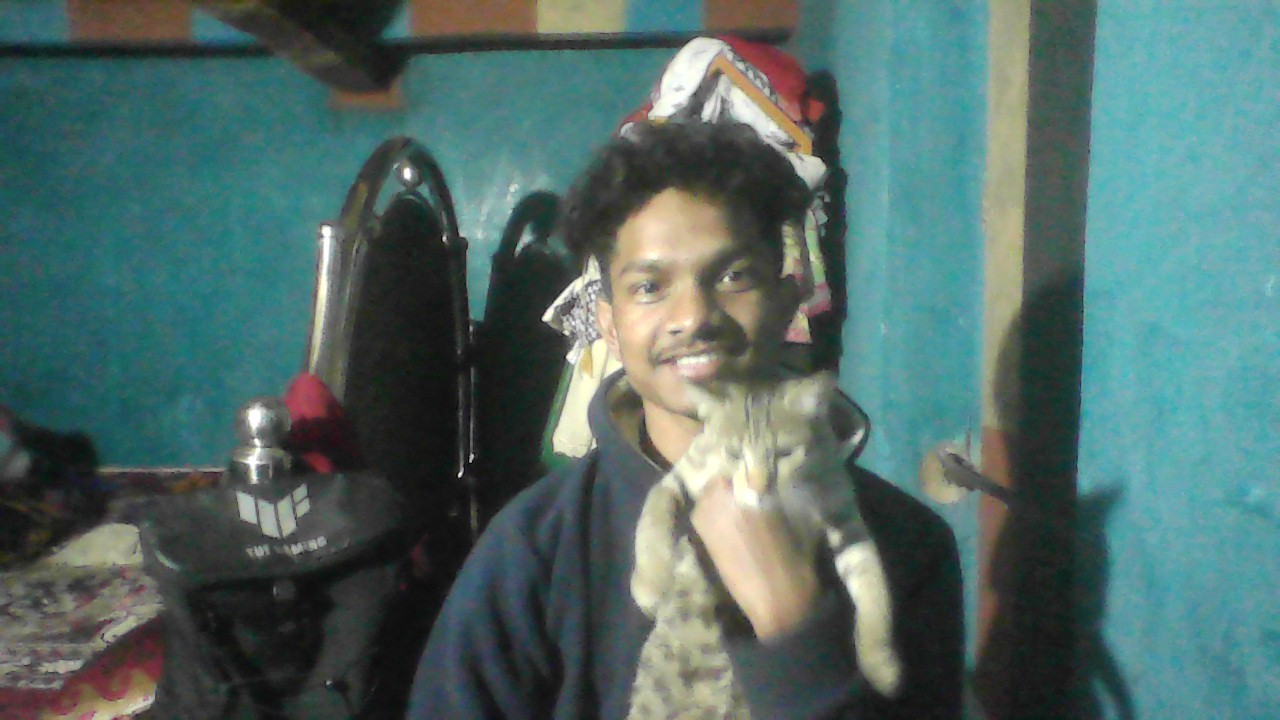
#> input picture OpenCV/imageProcessing---/billa.jpg, 1280 x 720 px
$ python contours2.py
#> lines starting #> are read from the running program, lines starting #| are printed output that depends on the picture; after the words box and inside, x2 and y2 are one past the last pixel; in counts of white or black regions, pixels touching at a corner belong together
# lets draw on image based on contour---
import cv2 as cv
pic=input("Enter the path of the image:")
#> the answer given: ../imageProcessing---/billa.jpg
image=cv.imread(pic)
#> image is the input picture: shape (720, 1280, 3); mean B, G, R 103.7, 106.8, 80.8
gray=cv.cvtColor(image,cv.COLOR_RGB2GRAY)
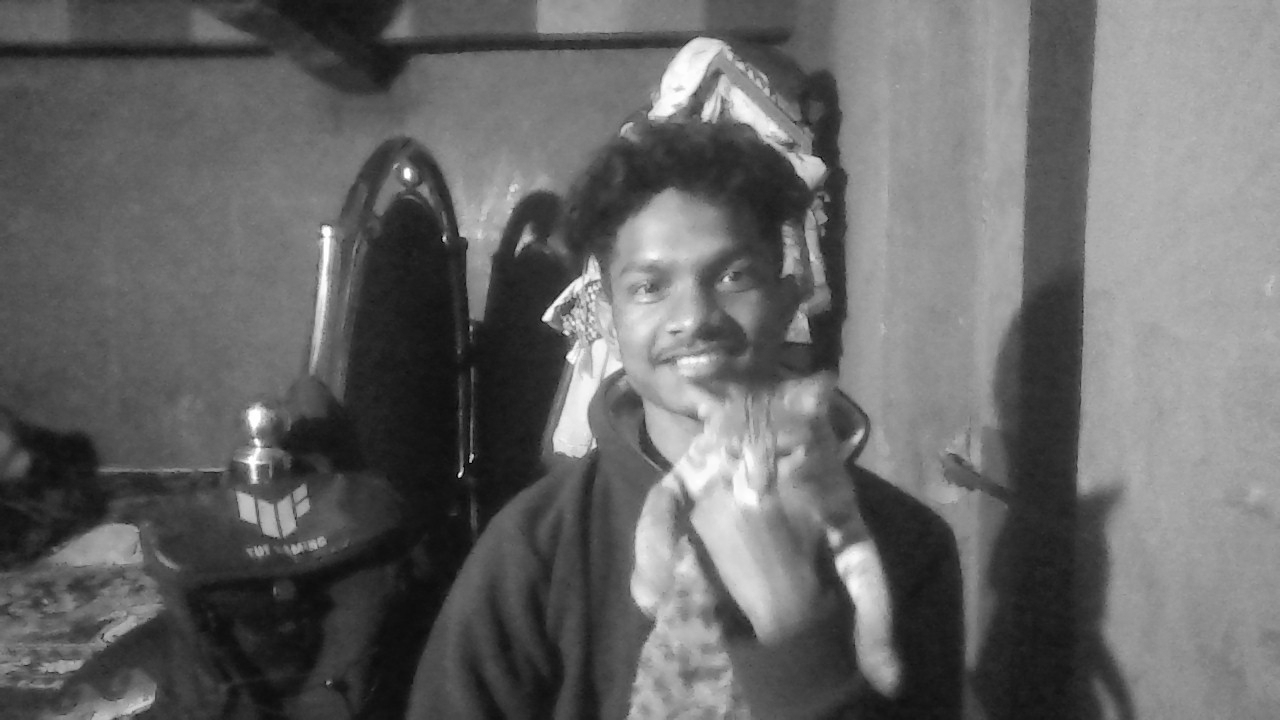
#> gray: shape (720, 1280); min 0, max 255, mean 102.9
_,threshold=cv.threshold(gray,130,255,cv.THRESH_BINARY)
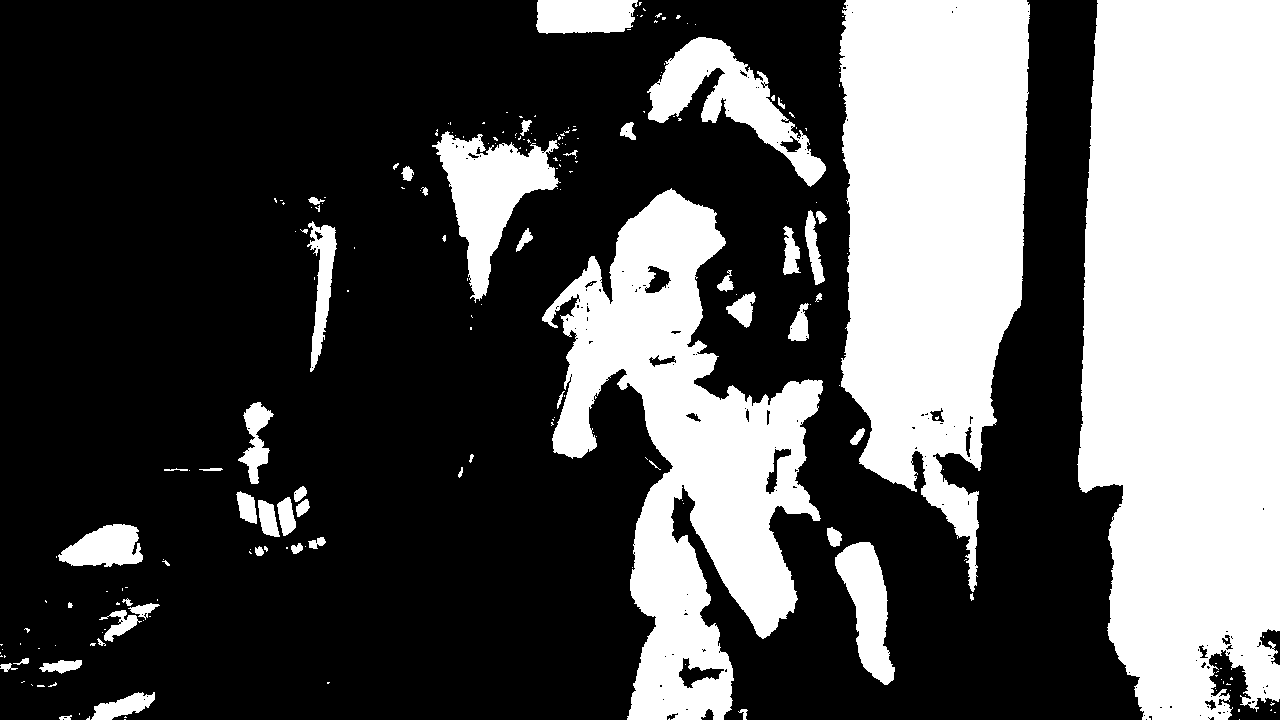
#> threshold: shape (720, 1280); 34% white; 219 white regions (163 under 20 px)


contours, hierarchy=cv.findContours(threshold,cv.RETR_TREE,cv.CHAIN_APPROX_SIMPLE)
#> contours = 413 contours, 347 with area under 20; largest, box (x1, y1, x2, y2) and area: (1077, 0, 1280, 720) 128213, (839, 0, 1030, 592) 79606, (542, 188, 823, 720) 64452, (432, 131, 561, 303) 8709, (647, 37, 826, 187) 8500

for cont in contours:
    approx=cv.approxPolyDP(cont,0.03*cv.arcLength(cont,True),True)
    corner=len(approx)
    if corner==3:
        shape_name="Triangle"
    elif corner==2:
        shape_name="Line"
    elif corner==4:
        shape_name="Rectangle"
    elif corner==5:
        shape_name="Pentagone"
    elif corner > 5:
        shape_name="Circle"
    else:
        shape_name="unknow"
#> this loop made 413 passes
#> (cont, approx, corner, shape_name) on passes 4, 23, 24, 31, 39: ([[125, 716], [124, 717], [126, 717]], [[126, 717], [125, 716], [124, 717]], 3, 'Triangle'), ([[1227, 683], [1226, 684], [1230, 684], [1228, 684]], [[1226, 684], [1230, 684], [1228, 684], [1227, 683]], 4, 'Rectangle'), ([[327, 682], [327, 683], [328, 683], [329, 682]], [[327, 683], [328, 683], [329, 682], [327, 682]], 4, 'Rectangle'), ([[1217, 671], [1216, 672], [1217, 671], [1218, 671]], [[1218, 671], [1217, 671], [1216, 672], [1217, 671]], 4, 'Rectangle'), ([[1, 655], [0, 656], [2, 656]], [[2, 656], [1, 655], [0, 656]], 3, 'Triangle')
#> (approx, corner, shape_name) on passes 1, 2, 3, 5, 8, 9: ([[1239, 719]], 1, 'unknow'), ([[124, 719], [125, 719]], 2, 'Line'), ([[669, 718], [668, 719], [669, 719]], 3, 'Triangle'), ([[89, 716], [89, 717], [86, 719], [89, 719]], 4, 'Rectangle'), ([[79, 713], [79, 714]], 2, 'Line'), ([[1274, 712], [1275, 712]], 2, 'Line')
cv.drawContours(image,[approx],0,(0,0,255),2)
#> image: shape (720, 1280, 3); under 0.01% of pixels changed, all inside (x1, y1, x2, y2) = (627, 10, 632, 15)
x=approx.ravel()[0]
#> x = 628
y=approx.ravel()[1] -10
#> y = 2
cv.putText(image,shape_name,(x,y),cv.FONT_HERSHEY_COMPLEX,0.8,(0,0,255),1)
#> image: shape (720, 1280, 3); mean B, G, R 103.7, 106.8, 80.8
cv.imshow("contours",image)
cv.waitKey(0)
cv.destroyAllWindows()
